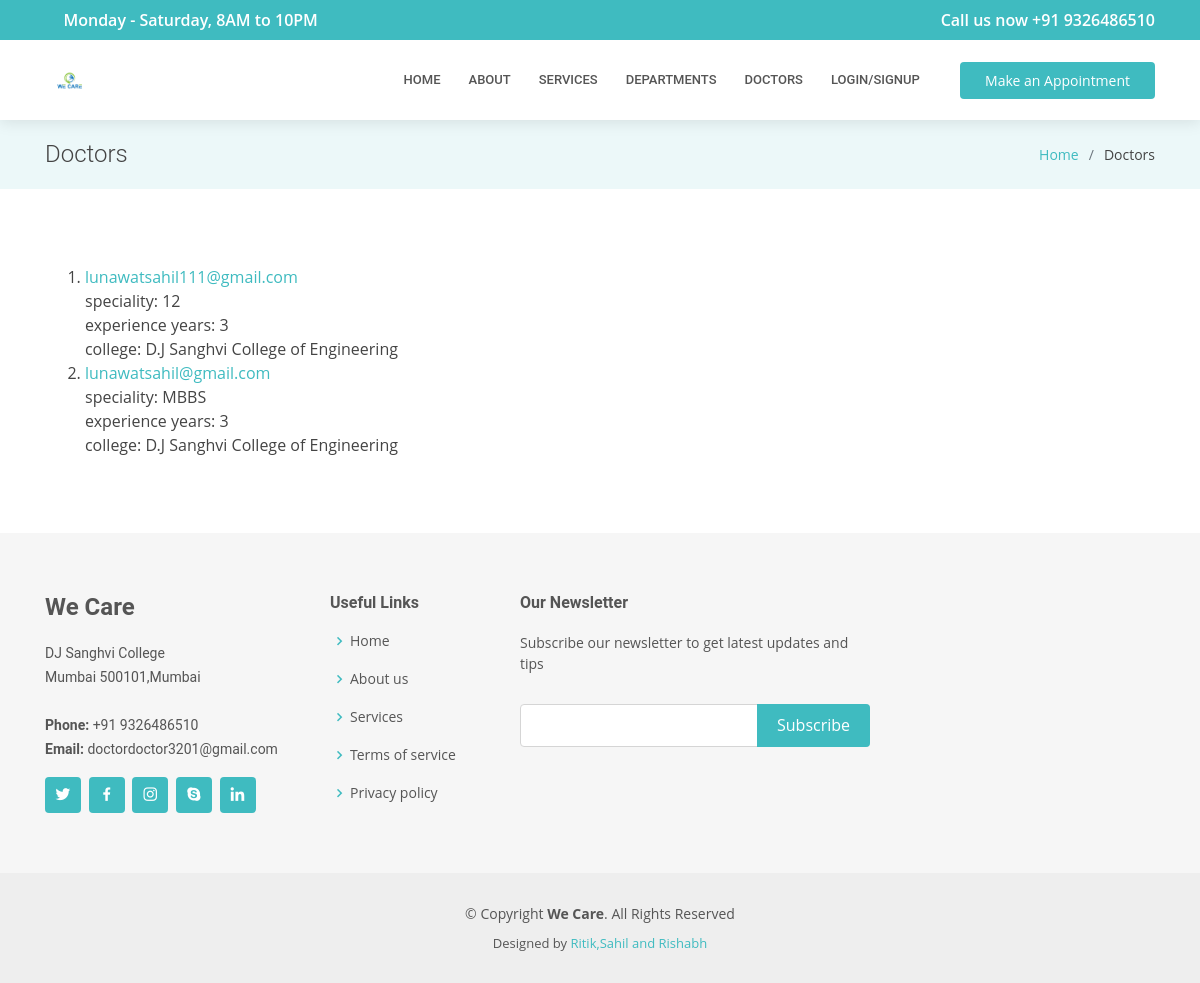
/doctors/, run on an earlier commit of the app's database.
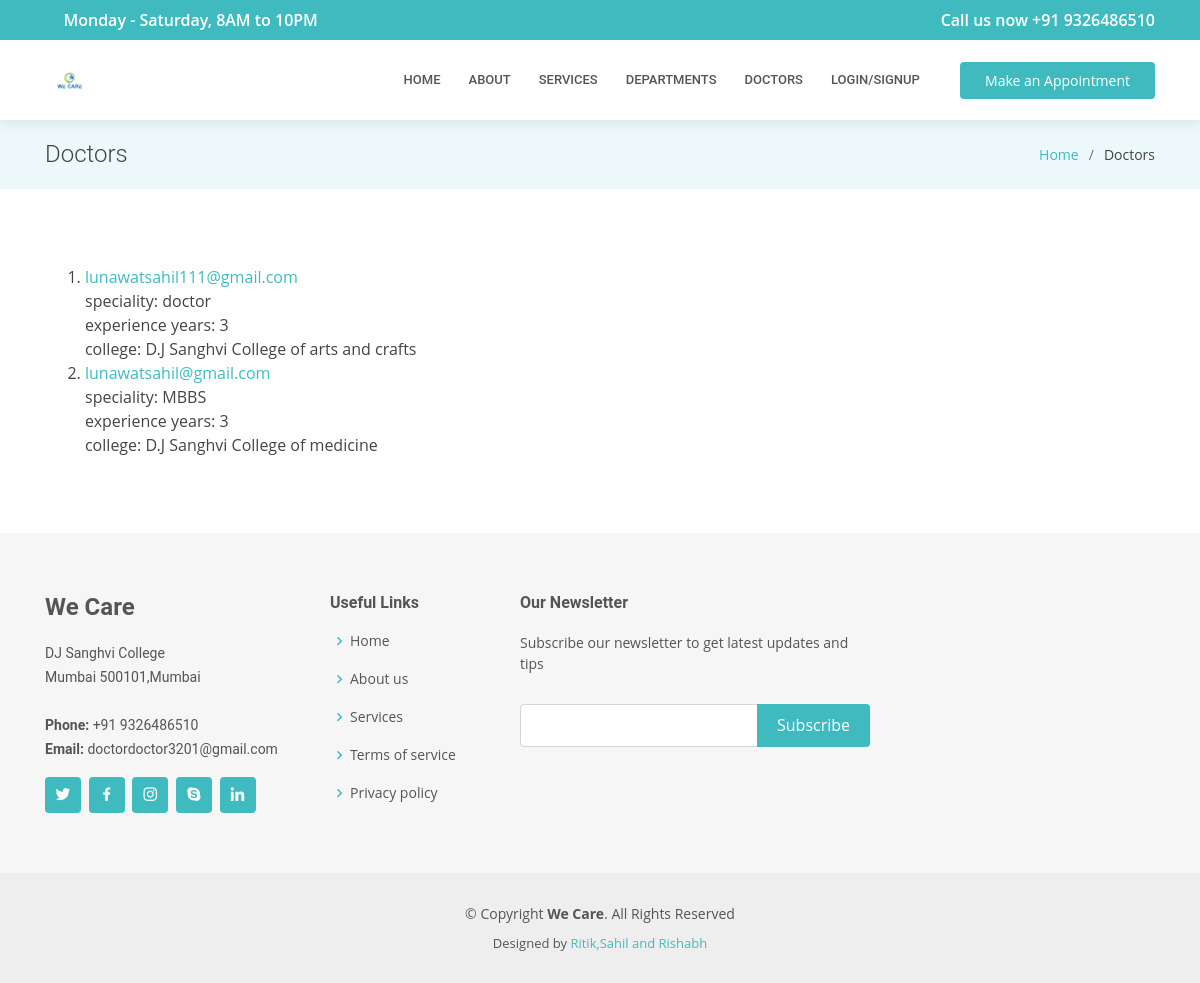
And on a later commit of the database.
### accounts/models.py (models this page shows, shortened)
class CustomUser(AbstractUser):
    id              = models.AutoField(primary_key=True)
    username        = models.CharField(max_length=30,null=True,blank=True)
    fullname        = models.CharField(blank=True, null=True, max_length=255)##
    is_doctor       = models.BooleanField(default=False, blank=True, null=True)
    password        = models.CharField(max_length=255)
    email           = models.EmailField(max_length=254, unique=True)
    date_of_birth   = models.DateField(blank=True, editable=True,null=True)
    date_created    = models.DateField(auto_now=True, editable=False)
    is_active       = models.BooleanField(default=True)
    is_admin        = models.BooleanField(default=False)
    USERNAME_FIELD  = 'email'
    REQUIRED_FIELDS = []
    objects = CustomUserManager()

class Doctor(CustomUser):
    speciality          = models.CharField(blank=True, null=True, max_length=512)
    college             = models.CharField(blank=True, null=True, max_length=60)
    experience_years    = models.IntegerField(blank=True,null=True)
    class Meta:
        verbose_name = 'User: Doctor'

class CustomUser(AbstractUser):
    id              = models.AutoField(primary_key=True)
    username        = models.CharField(max_length=30,null=True,blank=True)
    fullname        = models.CharField(blank=True, null=True, max_length=255)##
    is_doctor       = models.BooleanField(default=False, blank=True, null=True)
    password        = models.CharField(max_length=255)
    email           = models.EmailField(max_length=254, unique=True)
    date_of_birth   = models.DateField(blank=True, editable=True,null=True)
    date_created    = models.DateField(auto_now=True, editable=False)
    is_active       = models.BooleanField(default=True)
    is_admin        = models.BooleanField(default=False)
    USERNAME_FIELD  = 'email'
    REQUIRED_FIELDS = []
    objects = CustomUserManager()

### accounts/views.py (the view)
# urls.py: url(r'^doctors/$',v.list_doctors.as_view(),name='list_doctors'),
class list_doctors(ListView):
    model = Doctor
    template_name = 'accounts/list_doctors.html'
    context_object_name = 'doctors'

### accounts/templatetags/profile_tags.py (called while the page is built)
@register.filter(name='has_group')
def has_group(user, group_name):
    return user.groups.filter(name=group_name).exists()

### accounts/templates/accounts/list_doctors.html (shortened to what this page needs)
{% extends "DoctorDoctor/base.html" %}
{% block title_page %}Doctors{% endblock %}
{% block title_in_li %}Doctors{% endblock %}
{% block inner_page %}
<ol>
    {% for i in doctors %}
    <li>
        <a href="{% url 'accounts:see_public_profile' pk=i.id %}">{{i.email}}</a>
        {% if i.speciality %}<br>speciality: {{i.speciality}}{% endif %}
        {% if i.experience_years %}<br>experience years: {{i.experience_years}}{% endif %}
        {% if i.college %}<br>college: {{i.college}}{% endif %}
    </li>
    {% endfor %}
</ol>
{% endblock %}

What changed in the data, as far as the page shows it:
changed Doctor "lunawatsahil111@gmail.com": speciality "12" → "doctor"; college "D.J Sanghvi College of Engineering" → "D.J Sanghvi College of arts and crafts"
changed Doctor "MBBS": college "D.J Sanghvi College of Engineering" → "D.J Sanghvi College of medicine"
